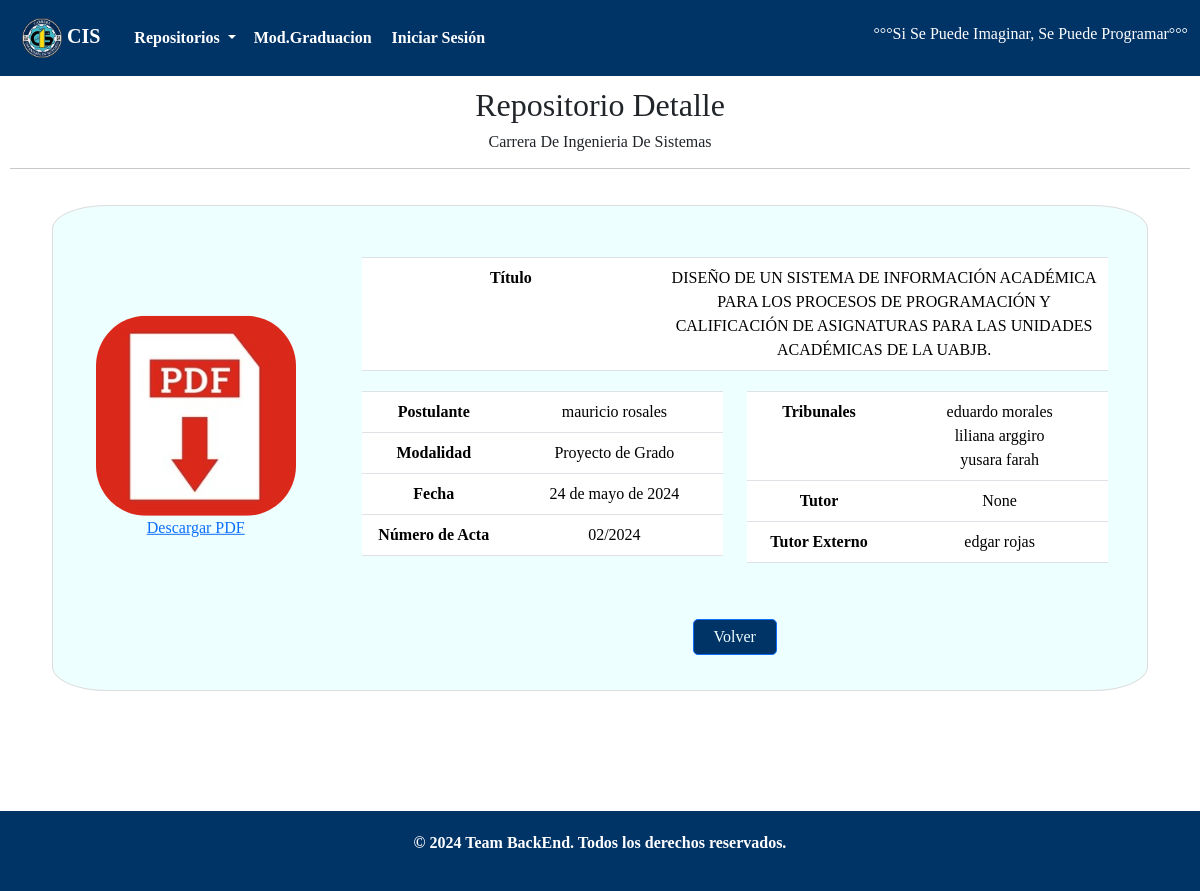
The page /tesis/tesis_detalle/2/ on the database its author committed.
### RepositorioTesisTitulados/models.py (models this page shows, shortened)
class Tesis(models.Model):
    titulo = models.CharField(max_length=255)
    postulante = models.ForeignKey(Estudiante, on_delete=models.CASCADE, related_name='tesis_postulante')
    modalidad = models.ForeignKey(Modalidad, on_delete=models.CASCADE, related_name='tesis_modalidad')
    fecha = models.DateField()
    numero_acta = models.CharField(max_length=50, null=True, blank=True)
    tribunales = models.ManyToManyField(Docente, related_name='tesis_tribunales')
    tutor = models.ForeignKey(Docente, on_delete=models.CASCADE, related_name='tesis_tutor', null=True, blank=True)
    tutor_externo = models.ForeignKey(TutorExterno, on_delete=models.CASCADE, related_name='tesis_tutor_externo', null=True, blank=True)
    pdf_tesis = models.FileField(upload_to='tesis/', null=True, blank=True)

class Estudiante(models.Model):
    ru = models.CharField(max_length=50)
    ci = models.CharField(max_length=50)
    nombre = models.CharField(max_length=100)
    apellido = models.CharField(max_length=100)
    anio_ingreso = models.PositiveIntegerField()
    periodo_ingreso = models.CharField(max_length=50)
    gestion = models.CharField(max_length=50)
    periodo_salida = models.CharField(max_length=50)
    nota = models.PositiveIntegerField()
    def __str__(self):
        return f"{self.nombre} {self.apellido}"

class Modalidad(models.Model):
    nombre = models.CharField(max_length=100)
    def __str__(self):
        return self.nombre

class Docente(models.Model):
    nombre = models.CharField(max_length=100)
    apellido = models.CharField(max_length=100)

class TutorExterno(models.Model):
    nombre = models.CharField(max_length=100)
    apellido = models.CharField(max_length=100)
    def __str__(self):
        return f"{self.nombre} {self.apellido}"

### RepositorioTesisTitulados/views.py (the view)
# urls.py: path('tesis/tesis_detalle/<int:pk>/', r.tesis_detalle, name='tesis_detalle'),
def tesis_detalle(request, pk):
    tesis = get_object_or_404(Tesis, pk=pk)
    return render(request, 'tesis_detalle.html', {'tesis': tesis})

### RepositorioTesisTitulados/templates/tesis_detalle.html
{% extends "base.html" %}
{% load static %}
{% block content %}
<!DOCTYPE html>
<html lang="es">
<header>
    <link rel="stylesheet" type="text/css" href="{% static 'css/style_tesis_detalle.css' %}">
    <h2>Repositorio Detalle</h2>
    <h6>Carrera De Ingenieria De Sistemas</h6>
    <hr>
</header>
<body>
    <div class="container">
        <div class="card narrow-card">
            <div class="row no-gutters">
                <div class="col-md-3 col-lg-3 centered-img">
                    <a href="{{ tesis.pdf_tesis.url }}" download>
                        <img src="{% static 'image/pdf.jpg' %}" class="card-img imgD" alt="PDF">
                        <p>Descargar PDF</p>
                    </a>
                </div>
                <div class="col-md-9 col-lg-9 descriptionD">
                    <div class="card-body">
                        <div class="row">
                            <div class="col-12">
                                <table class="table">
                                    <tbody>
                                        <tr>
                                            <th>Título</th>
                                            <td>{{ tesis.titulo }}</td>
                                        </tr>
                                    </tbody>
                                </table>
                            </div>
                        </div>
                        <div class="row">
                            <div class="col-md-6 col-lg-6 col-12">
                                <table class="table">
                                    <tbody>
                                        <tr>
                                            <th>Postulante</th>
                                            <td>{{ tesis.postulante }}</td>
                                        </tr>
                                        <tr>
                                            <th>Modalidad</th>
                                            <td>{{ tesis.modalidad }}</td>
                                        </tr>
                                        <tr>
                                            <th>Fecha</th>
                                            <td>{{ tesis.fecha }}</td>
                                        </tr>
                                        <tr>
                                            <th>Número de Acta</th>
                                            <td>{{ tesis.numero_acta }}</td>
                                        </tr>
                                    </tbody>
                                </table>
                            </div>
                            <div class="col-md-6 col-lg-6 col-12">
                                <table class="table">
                                    <tbody>
                                        <tr>
                                            <th>Tribunales</th>
                                            <td>
                                                <ul>
                                                    {% for tribunal in tesis.tribunales.all %}
                                                        <li>{{ tribunal.nombre }} {{ tribunal.apellido }}</li>
                                                    {% endfor %}
                                                </ul>
                                            </td>
                                        </tr>
                                        <tr>
                                            <th>Tutor</th>
                                            <td>{{ tesis.tutor }}</td>
                                        </tr>
                                        <tr>
                                            <th>Tutor Externo</th>
                                            <td>{{ tesis.tutor_externo }}</td>
                                        </tr>
                                    </tbody>
                                </table>
                            </div>
                        </div>
                    </div>
                    <div class="contactD">
                        <form action="{% url 'tesis' %}">
                            <button type="submit" class="btn btn-primary">Volver</button>
                        </form>
                    </div>
                </div>
            </div>
        </div>
    </div>
</body>
</html>
{% endblock %}

### Usuarios/static/css/style_tesis_detalle.css (style rules this page uses)
* { margin: 0; padding: 0; box-sizing: border-box; font-family: 'Baloo 2', cursive; }
header { text-align: center; padding: 10px; }
.imgD { border-radius: 25%; width: 300px; height: 300px; margin-top: 20px; }
.card { border: 1px solid #ddd; border-radius: 5px; background-color: #f9f9f9; padding: 20px; margin-top: 20px; }
.centered-img { display: flex; justify-content: center; align-items: center; transform: translateX(-45%); }
.narrow-card { max-width: 1000px; text-align: center; margin: 10px auto; border-radius: 5%; background-color: #efff; }
.descriptionD { padding: 15px; }
.table { width: 100%; margin-bottom: 20px; color: #212529; }
.table th, .table td { padding: 8px; vertical-align: top; border-top: 1px solid #dee2e6; }
.table th { width: 40%; font-weight: bold; }
.table tbody ul { list-style: none; padding: 0; margin: 0; }
.contactD { text-align: center; margin-top: 20px; }
.btn-primary { text-decoration: none; color: #efff; background: #003366; padding: 5px 20px; border-radius: 5px; transition: .3s; }
@media (max-width: 1200px) { .card, .d-flex { flex: 1 1 calc(100% - 20px); max-width: calc(100% - 20px); } }
@media (max-width: 1200px) { .centered-img { justify-content: center; align-items: center; transform: translate(0%, -5%); size: 80%; } }
@media (max-width: 1200px) { .imgD { width: 200px; height: 200px; border-radius: 25%; margin-top: 20px; } }

### rows shown on the page
Tesis: titulo "DISEÑO DE UN SISTEMA DE INFORMACIÓN ACADÉMICA PARA LOS PROCESOS DE PROGRAMACIÓN Y CALIFICACIÓN DE ASIGNATURAS PARA LAS UNIDADES ACADÉMICAS DE LA UABJB.", postulante "mauricio rosales", modalidad "Proyecto de Grado", fecha "24 de mayo de 2024", numero_acta "02/2024", tutor "None", tutor_externo "edgar rojas"
Docente: nombre "eduardo", apellido "morales"
Docente: nombre "liliana", apellido "arggiro"
Docente: nombre "yusara", apellido "farah"
